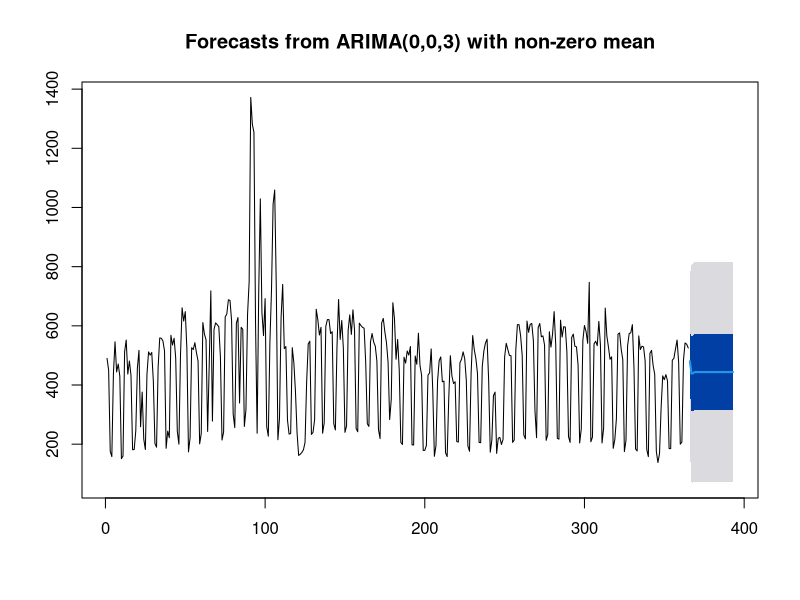
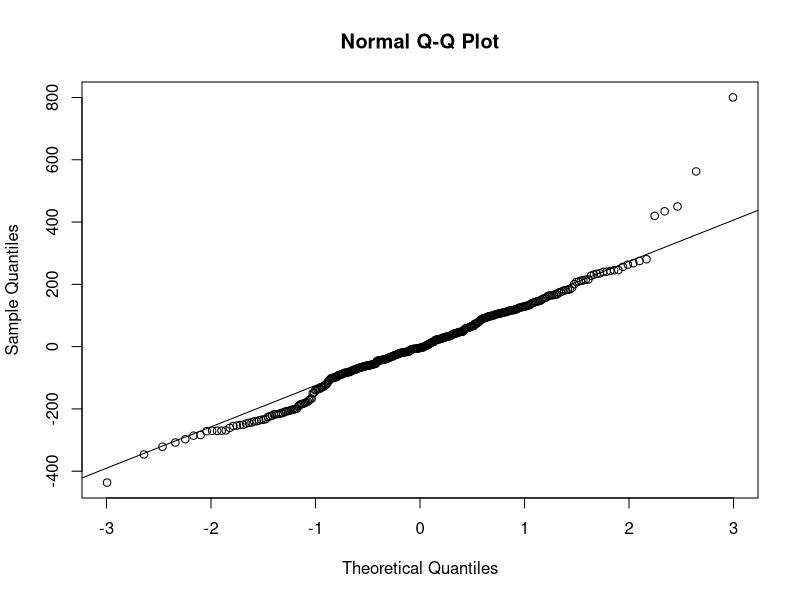

Source code (R) for these figures, in order:
library(tseries)
library(forecast)

frame_files <- lapply(sys.frames(), function(x) x$ofile)
frame_files <- Filter(Negate(is.null), frame_files)
setwd(dirname(frame_files[[length(frame_files)]]))

df <- read.csv("data/pv.csv", header = T)

best <- auto.arima(
    ts(df$pv),
    max.p = 7, # AR degree
    max.q = 7, # MA degree
    ic = "aic",# model selection.
    trace = T, # reported option
    stepwise = T
)

summary(best)
# Series: df.ts
# ARIMA(0,0,3) with non-zero mean
#
# Coefficients:
#          ma1     ma2      ma3      mean
#       0.7789  0.1217  -0.1181  443.7071
# s.e.  0.0529  0.0683   0.0595   13.7238
#
# sigma^2 estimated as 21921:  log likelihood=-2340.39
# AIC=4690.77   AICc=4690.94   BIC=4710.27
#
# Training set error measures:
#                      ME     RMSE      MAE       MPE     MAPE      MASE
# Training set 0.03101651 147.2451 111.2352 -15.06934 33.71827 0.8765312
#                     ACF1
# Training set 0.008160298

model <- forecast(
    best,
    level = c(50, 95), # confidence interval
    h = 7 * 4
)

plot(model)

res <- model$res[-1]

# qq-plot
qqnorm(res)
qqline(res)

jarque.bera.test(res)
#
# 	Jarque Bera Test
#
# data:  res
# X-squared = 105.03, df = 2, p-value < 2.2e-16
